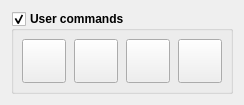
               <widget class="QWidget" name="tab_3">
                <attribute name="title">
                 <string>User Cmd</string>
                </attribute>
                <layout class="QHBoxLayout" name="horizontalLayout_34">
                 <item>
                  <widget class="GroupBox" name="grpUserCommands">
                   <property name="enabled">
                    <bool>true</bool>
                   </property>
                   <property name="font">
                    <font>
                     <weight>75</weight>
                     <bold>true</bold>
                    </font>
                   </property>
                   <property name="title">
                    <string>User commands</string>
                   </property>
                   <property name="checkable">
                    <bool>true</bool>
                   </property>
                   <property name="overrided" stdset="0">
                    <bool>false</bool>
                   </property>
                   <layout class="QHBoxLayout" name="horizontalLayout_30">
                    <property name="spacing">
                     <number>9</number>
                    </property>
                    <property name="leftMargin">
                     <number>8</number>
                    </property>
                    <property name="topMargin">
                     <number>8</number>
                    </property>
                    <property name="rightMargin">
                     <number>8</number>
                    </property>
                    <property name="bottomMargin">
                     <number>8</number>
                    </property>
                    <item>
                     <widget class="QWidget" name="widgetUserCommands" native="true">
                      <layout class="QHBoxLayout" name="horizontalLayout_31">
                       <property name="leftMargin">
                        <number>0</number>
                       </property>
                       <property name="topMargin">
                        <number>0</number>
                       </property>
                       <property name="rightMargin">
                        <number>0</number>
                       </property>
                       <property name="bottomMargin">
                        <number>0</number>
                       </property>
                       <item>
                        <layout class="QGridLayout" name="gridLayout_7">
                         <property name="horizontalSpacing">
                          <number>8</number>
                         </property>
                         <item row="0" column="1">
                          <widget class="StyledToolButton" name="cmdUser1">
                           <property name="enabled">
                            <bool>true</bool>
                           </property>
                           <property name="sizePolicy">
                            <sizepolicy hsizetype="Expanding" vsizetype="Expanding">
                             <horstretch>0</horstretch>
                             <verstretch>0</verstretch>
                            </sizepolicy>
                           </property>
                           <property name="minimumSize">
                            <size>
                             <width>44</width>
                             <height>44</height>
                            </size>
                           </property>
                           <property name="toolTip">
                            <string>Spindle on/off</string>
                           </property>
                           <property name="icon">
                            <iconset resource="images.qrc">
                             <normaloff>:/images/num2.png</normaloff>:/images/num2.png</iconset>
                           </property>
                           <property name="iconSize">
                            <size>
                             <width>30</width>
                             <height>30</height>
                            </size>
                           </property>
                           <property name="popupMode">
                            <enum>QToolButton::InstantPopup</enum>
                           </property>
                           <property name="toolButtonStyle">
                            <enum>Qt::ToolButtonTextUnderIcon</enum>
                           </property>
                          </widget>
                         </item>
                         <item row="0" column="3">
                          <widget class="StyledToolButton" name="cmdUser3">
                           <property name="enabled">
                            <bool>true</bool>
                           </property>
                           <property name="sizePolicy">
                            <sizepolicy hsizetype="Expanding" vsizetype="Expanding">
                             <horstretch>0</horstretch>
                             <verstretch>0</verstretch>
                            </sizepolicy>
                           </property>
                           <property name="minimumSize">
                            <size>
                             <width>44</width>
                             <height>44</height>
                            </size>
                           </property>
                           <property name="toolTip">
                            <string>Spindle on/off</string>
                           </property>
                           <property name="icon">
                            <iconset resource="images.qrc">
                             <normaloff>:/images/num4.png</normaloff>:/images/num4.png</iconset>
                           </property>
                           <property name="iconSize">
                            <size>
                             <width>30</width>
                             <height>30</height>
                            </size>
                           </property>
                           <property name="popupMode">
                            <enum>QToolButton::InstantPopup</enum>
                           </property>
                           <property name="toolButtonStyle">
                            <enum>Qt::ToolButtonTextUnderIcon</enum>
                           </property>
                          </widget>
                         </item>
                         <item row="0" column="2">
                          <widget class="StyledToolButton" name="cmdUser2">
                           <property name="enabled">
                            <bool>true</bool>
                           </property>
                           <property name="sizePolicy">
                            <sizepolicy hsizetype="Expanding" vsizetype="Expanding">
                             <horstretch>0</horstretch>
                             <verstretch>0</verstretch>
                            </sizepolicy>
                           </property>
                           <property name="minimumSize">
                            <size>
                             <width>44</width>
                             <height>44</height>
                            </size>
                           </property>
                           <property name="toolTip">
                            <string>Spindle on/off</string>
                           </property>
                           <property name="icon">
                            <iconset resource="images.qrc">
                             <normaloff>:/images/num3.png</normaloff>:/images/num3.png</iconset>
                           </property>
                           <property name="iconSize">
                            <size>
                             <width>30</width>
                             <height>30</height>
                            </size>
                           </property>
                           <property name="popupMode">
                            <enum>QToolButton::InstantPopup</enum>
                           </property>
                           <property name="toolButtonStyle">
                            <enum>Qt::ToolButtonTextUnderIcon</enum>
                           </property>
                          </widget>
                         </item>
                         <item row="0" column="0">
                          <widget class="StyledToolButton" name="cmdUser0">
                           <property name="enabled">
                            <bool>true</bool>
                           </property>
                           <property name="sizePolicy">
                            <sizepolicy hsizetype="Expanding" vsizetype="Expanding">
                             <horstretch>0</horstretch>
                             <verstretch>0</verstretch>
                            </sizepolicy>
                           </property>
                           <property name="minimumSize">
                            <size>
                             <width>44</width>
                             <height>44</height>
                            </size>
                           </property>
                           <property name="toolTip">
                            <string>Spindle on/off</string>
                           </property>
                           <property name="icon">
                            <iconset resource="images.qrc">
                             <normaloff>:/images/num1.png</normaloff>:/images/num1.png</iconset>
                           </property>
                           <property name="iconSize">
                            <size>
                             <width>30</width>
                             <height>30</height>
                            </size>
                           </property>
                           <property name="popupMode">
                            <enum>QToolButton::InstantPopup</enum>
                           </property>
                           <property name="toolButtonStyle">
                            <enum>Qt::ToolButtonTextUnderIcon</enum>
                           </property>
                          </widget>
                         </item>
                        </layout>
                       </item>
                      </layout>
                     </widget>
                    </item>
                   </layout>
                  </widget>
                 </item>
                </layout>
               </widget>
